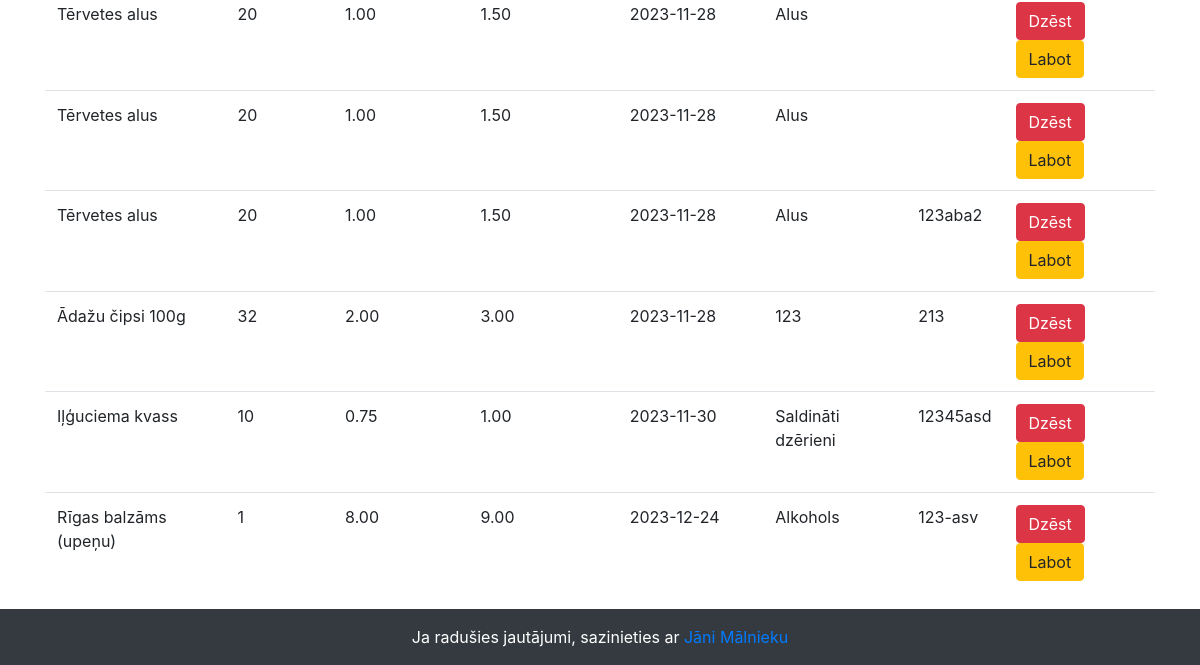
Before: /update_products.php (signed in, lower part) with the older database file.
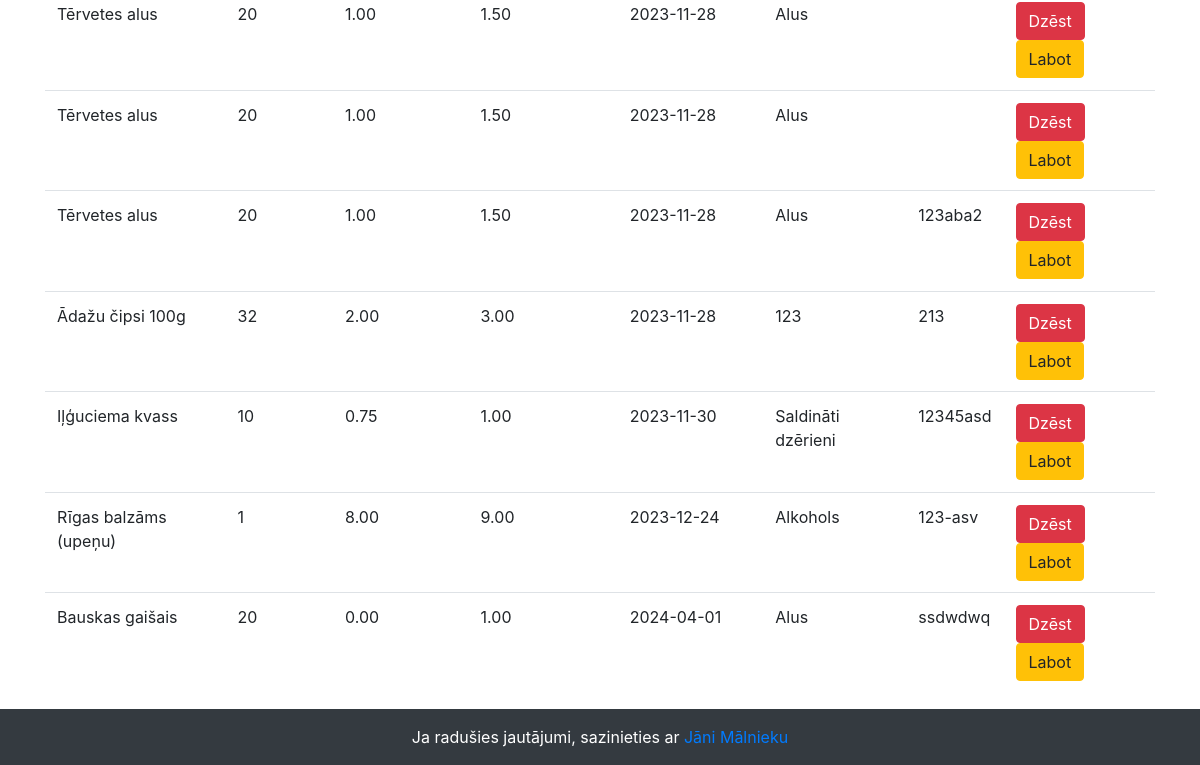
After: the same page with the newer database file.
### tables this page shows
CREATE TABLE `produkts` (
  `produkta_id` int(11) NOT NULL,
  `nosaukums` varchar(100) DEFAULT NULL,
  `daudzums` int(11) DEFAULT NULL,
  `iepirkuma_cena` decimal(10,2) DEFAULT NULL,
  `pardosanas_cena` decimal(15,2) DEFAULT NULL,
  `piegades_datums` date DEFAULT NULL,
  `kategorija` varchar(50) DEFAULT NULL,
  `ceka_nr` varchar(50) DEFAULT NULL
);

### update_products.php (the view, shortened to what this page needs)
<!DOCTYPE html>
<html lang="lv">
<head>
    <link rel="stylesheet" href="https://stackpath.bootstrapcdn.com/bootstrap/4.3.1/css/bootstrap.min.css"
>
</head>
<body class="min-vh-100 d-flex flex-column">
    <div class="container mt-3">
        <table class="table">
            <tbody>
                <?php
                $db = DB::getInstance();
                $conn = $db->getConnection();
                $result = $conn->query("SELECT * FROM produkts");
                while ($row = $result->fetch_assoc()) {
                    echo "<tr>";
                    echo "<tr id='row_" . $row['produkta_id'] . "'>";
                    echo "<td>" . $row['nosaukums'] . "</td>";
                    echo "<td>" . $row['daudzums'] . "</td>";
                    echo "<td>" . $row['iepirkuma_cena'] . "</td>";
                    echo "<td>" . $row['pardosanas_cena'] . "</td>";
                    echo "<td>" . $row['piegades_datums'] . "</td>";
                    echo "<td>" . $row['kategorija'] . "</td>";
                    echo "<td>" . $row['ceka_nr'] . "</td>";
                    echo "<td>
                    <button class='btn btn-danger' onclick='deleteProduct(" . $row['produkta_id'] . ")'>Dzēst</button>
                    <button class='btn btn-warning' onclick='toggleEditMode(" . $row['produkta_id'] . ")'>Labot</button>
                  </td>";
                 echo "</tr>";
                }
                ?>
            </tbody>
        </table>
    </div>
</body>
<?php include 'footer.php'; ?>
</html>

Changed rows visible on the page:
added produkts: nosaukums "Bauskas gaišais", daudzums "20", iepirkuma_cena "0.00", pardosanas_cena "1.00", piegades_datums "2024-04-01", kategorija "Alus", ceka_nr "ssdwdwq"
